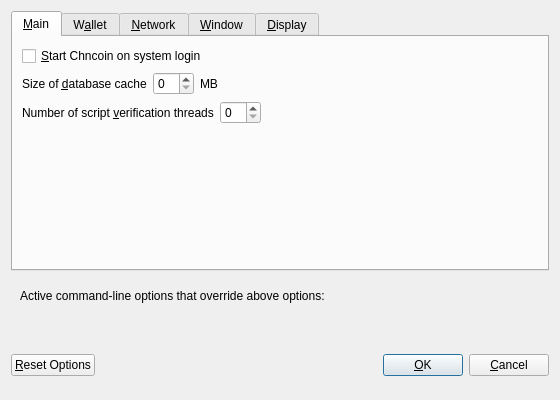
<?xml version="1.0" encoding="UTF-8"?>
<ui version="4.0">
 <class>OptionsDialog</class>
 <widget class="QDialog" name="OptionsDialog">
  <property name="geometry">
   <rect>
    <x>0</x>
    <y>0</y>
    <width>560</width>
    <height>400</height>
   </rect>
  </property>
  <property name="windowTitle">
   <string>Options</string>
  </property>
  <property name="modal">
   <bool>true</bool>
  </property>
  <layout class="QVBoxLayout" name="verticalLayout">
   <item>
    <widget class="QTabWidget" name="tabWidget">
     <property name="currentIndex">
      <number>0</number>
     </property>
     <widget class="QWidget" name="tabMain">
      <attribute name="title">
       <string>&amp;Main</string>
      </attribute>
      <layout class="QVBoxLayout" name="verticalLayout_Main">
       <item>
        <widget class="QCheckBox" name="chncoinAtStartup">
         <property name="toolTip">
          <string>Automatically start Chncoin after logging in to the system.</string>
         </property>
         <property name="text">
          <string>&amp;Start Chncoin on system login</string>
         </property>
        </widget>
       </item>
       <item>
        <layout class="QHBoxLayout" name="horizontalLayout_2_Main">
         <item>
          <widget class="QLabel" name="databaseCacheLabel">
           <property name="text">
            <string>Size of &amp;database cache</string>
           </property>
           <property name="textFormat">
            <enum>Qt::PlainText</enum>
           </property>
           <property name="buddy">
            <cstring>databaseCache</cstring>
           </property>
          </widget>
         </item>
         <item>
          <widget class="QSpinBox" name="databaseCache"/>
         </item>
         <item>
          <widget class="QLabel" name="databaseCacheUnitLabel">
           <property name="text">
            <string>MB</string>
           </property>
           <property name="textFormat">
            <enum>Qt::PlainText</enum>
           </property>
          </widget>
         </item>
         <item>
          <spacer name="horizontalSpacer_2_Main">
           <property name="orientation">
            <enum>Qt::Horizontal</enum>
           </property>
           <property name="sizeHint" stdset="0">
            <size>
             <width>40</width>
             <height>20</height>
            </size>
           </property>
          </spacer>
         </item>
        </layout>
       </item>
       <item>
        <layout class="QHBoxLayout" name="horizontalLayout_3_Main">
         <item>
          <widget class="QLabel" name="threadsScriptVerifLabel">
           <property name="text">
            <string>Number of script &amp;verification threads</string>
           </property>
           <property name="textFormat">
            <enum>Qt::PlainText</enum>
           </property>
           <property name="buddy">
            <cstring>threadsScriptVerif</cstring>
           </property>
          </widget>
         </item>
         <item>
          <widget class="QSpinBox" name="threadsScriptVerif">
           <property name="toolTip">
            <string>(0 = auto, &lt;0 = leave that many cores free)</string>
           </property>
          </widget>
         </item>
         <item>
          <spacer name="horizontalSpacer_3_Main">
           <property name="orientation">
            <enum>Qt::Horizontal</enum>
           </property>
           <property name="sizeHint" stdset="0">
            <size>
             <width>40</width>
             <height>20</height>
            </size>
           </property>
          </spacer>
         </item>
        </layout>
       </item>
       <item>
        <spacer name="verticalSpacer_Main">
         <property name="orientation">
          <enum>Qt::Vertical</enum>
         </property>
         <property name="sizeHint" stdset="0">
          <size>
           <width>20</width>
           <height>40</height>
          </size>
         </property>
        </spacer>
       </item>
      </layout>
     </widget>
     <widget class="QWidget" name="tabWallet">
      <attribute name="title">
       <string>W&amp;allet</string>
      </attribute>
      <layout class="QVBoxLayout" name="verticalLayout_Wallet">
       <item>
        <widget class="QGroupBox" name="groupBox">
         <property name="title">
          <string>Expert</string>
         </property>
         <layout class="QVBoxLayout" name="verticalLayout_2">
          <item>
           <widget class="QCheckBox" name="coinControlFeatures">
            <property name="toolTip">
             <string>Whether to show coin control features or not.</string>
            </property>
            <property name="text">
             <string>Enable coin &amp;control features</string>
            </property>
           </widget>
          </item>
          <item>
           <widget class="QCheckBox" name="spendZeroConfChange">
            <property name="toolTip">
             <string>If you disable the spending of unconfirmed change, the change from a transaction cannot be used until that transaction has at least one confirmation. This also affects how your balance is computed.</string>
            </property>
            <property name="text">
             <string>&amp;Spend unconfirmed change</string>
            </property>
           </widget>
          </item>
         </layout>
        </widget>
       </item>
       <item>
        <spacer name="verticalSpacer_Wallet">
         <property name="orientation">
          <enum>Qt::Vertical</enum>
         </property>
         <property name="sizeHint" stdset="0">
          <size>
           <width>20</width>
           <height>40</height>
          </size>
         </property>
        </spacer>
       </item>
      </layout>
     </widget>
     <widget class="QWidget" name="tabNetwork">
      <attribute name="title">
       <string>&amp;Network</string>
      </attribute>
      <layout class="QVBoxLayout" name="verticalLayout_Network">
       <item>
        <widget class="QCheckBox" name="mapPortUpnp">
         <property name="toolTip">
          <string>Automatically open the Chncoin client port on the router. This only works when your router supports UPnP and it is enabled.</string>
         </property>
         <property name="text">
          <string>Map port using &amp;UPnP</string>
         </property>
        </widget>
       </item>
       <item>
        <widget class="QCheckBox" name="allowIncoming">
         <property name="toolTip">
          <string>Accept connections from outside</string>
         </property>
         <property name="text">
          <string>Allow incoming connections</string>
         </property>
        </widget>
       </item>
       <item>
        <widget class="QCheckBox" name="connectSocks">
         <property name="toolTip">
          <string>Connect to the Chncoin network through a SOCKS5 proxy.</string>
         </property>
         <property name="text">
          <string>&amp;Connect through SOCKS5 proxy (default proxy):</string>
         </property>
        </widget>
       </item>
       <item>
        <layout class="QHBoxLayout" name="horizontalLayout_1_Network">
         <item>
          <widget class="QLabel" name="proxyIpLabel">
           <property name="text">
            <string>Proxy &amp;IP:</string>
           </property>
           <property name="textFormat">
            <enum>Qt::PlainText</enum>
           </property>
           <property name="buddy">
            <cstring>proxyIp</cstring>
           </property>
          </widget>
         </item>
         <item>
          <widget class="QValidatedLineEdit" name="proxyIp">
           <property name="minimumSize">
            <size>
             <width>140</width>
             <height>0</height>
            </size>
           </property>
           <property name="maximumSize">
            <size>
             <width>140</width>
             <height>16777215</height>
            </size>
           </property>
           <property name="toolTip">
            <string>IP address of the proxy (e.g. IPv4: 127.0.0.1 / IPv6: ::1)</string>
           </property>
          </widget>
         </item>
         <item>
          <widget class="QLabel" name="proxyPortLabel">
           <property name="text">
            <string>&amp;Port:</string>
           </property>
           <property name="textFormat">
            <enum>Qt::PlainText</enum>
           </property>
           <property name="buddy">
            <cstring>proxyPort</cstring>
           </property>
          </widget>
         </item>
         <item>
          <widget class="QLineEdit" name="proxyPort">
           <property name="minimumSize">
            <size>
             <width>55</width>
             <height>0</height>
            </size>
           </property>
           <property name="maximumSize">
            <size>
             <width>55</width>
             <height>16777215</height>
            </size>
           </property>
           <property name="toolTip">
            <string>Port of the proxy (e.g. 9050)</string>
           </property>
          </widget>
         </item>
         <item>
          <spacer name="horizontalSpacer_1_Network">
           <property name="orientation">
            <enum>Qt::Horizontal</enum>
           </property>
           <property name="sizeHint" stdset="0">
            <size>
             <width>40</width>
             <height>20</height>
            </size>
           </property>
          </spacer>
         </item>
        </layout>
       </item>
       <item>
        <spacer name="verticalSpacer_Network">
         <property name="orientation">
          <enum>Qt::Vertical</enum>
         </property>
         <property name="sizeHint" stdset="0">
          <size>
           <width>20</width>
           <height>40</height>
          </size>
         </property>
        </spacer>
       </item>
      </layout>
     </widget>
     <widget class="QWidget" name="tabWindow">
      <attribute name="title">
       <string>&amp;Window</string>
      </attribute>
      <layout class="QVBoxLayout" name="verticalLayout_Window">
       <item>
        <widget class="QCheckBox" name="minimizeToTray">
         <property name="toolTip">
          <string>Show only a tray icon after minimizing the window.</string>
         </property>
         <property name="text">
          <string>&amp;Minimize to the tray instead of the taskbar</string>
         </property>
        </widget>
       </item>
       <item>
        <widget class="QCheckBox" name="minimizeOnClose">
         <property name="toolTip">
          <string>Minimize instead of exit the application when the window is closed. When this option is enabled, the application will be closed only after selecting Quit in the menu.</string>
         </property>
         <property name="text">
          <string>M&amp;inimize on close</string>
         </property>
        </widget>
       </item>
       <item>
        <spacer name="verticalSpacer_Window">
         <property name="orientation">
          <enum>Qt::Vertical</enum>
         </property>
         <property name="sizeHint" stdset="0">
          <size>
           <width>20</width>
           <height>40</height>
          </size>
         </property>
        </spacer>
       </item>
      </layout>
     </widget>
     <widget class="QWidget" name="tabDisplay">
      <attribute name="title">
       <string>&amp;Display</string>
      </attribute>
      <layout class="QVBoxLayout" name="verticalLayout_Display">
       <item>
        <layout class="QHBoxLayout" name="horizontalLayout_1_Display">
         <item>
          <widget class="QLabel" name="langLabel">
           <property name="text">
            <string>User Interface &amp;language:</string>
           </property>
           <property name="textFormat">
            <enum>Qt::PlainText</enum>
           </property>
           <property name="buddy">
            <cstring>lang</cstring>
           </property>
          </widget>
         </item>
         <item>
          <widget class="QValueComboBox" name="lang">
           <property name="toolTip">
            <string>The user interface language can be set here. This setting will take effect after restarting Chncoin.</string>
           </property>
          </widget>
         </item>
        </layout>
       </item>
       <item>
        <layout class="QHBoxLayout" name="horizontalLayout_2_Display">
         <item>
          <widget class="QLabel" name="unitLabel">
           <property name="text">
            <string>&amp;Unit to show amounts in:</string>
           </property>
           <property name="textFormat">
            <enum>Qt::PlainText</enum>
           </property>
           <property name="buddy">
            <cstring>unit</cstring>
           </property>
          </widget>
         </item>
         <item>
          <widget class="QValueComboBox" name="unit">
           <property name="toolTip">
            <string>Choose the default subdivision unit to show in the interface and when sending coins.</string>
           </property>
          </widget>
         </item>
        </layout>
       </item>
       <item>
        <layout class="QHBoxLayout" name="horizontalLayout_3_Display">
         <item>
          <widget class="QLabel" name="thirdPartyTxUrlsLabel">
           <property name="toolTip">
            <string>Third party URLs (e.g. a block explorer) that appear in the transactions tab as context menu items. %s in the URL is replaced by transaction hash. Multiple URLs are separated by vertical bar |.</string>
           </property>
           <property name="text">
            <string>Third party transaction URLs</string>
           </property>
           <property name="buddy">
            <cstring>thirdPartyTxUrls</cstring>
           </property>
          </widget>
         </item>
         <item>
          <widget class="QLineEdit" name="thirdPartyTxUrls">
           <property name="toolTip">
            <string>Third party URLs (e.g. a block explorer) that appear in the transactions tab as context menu items. %s in the URL is replaced by transaction hash. Multiple URLs are separated by vertical bar |.</string>
           </property>
          </widget>
         </item>
        </layout>
       </item>
       <item>
        <spacer name="verticalSpacer_Display">
         <property name="orientation">
          <enum>Qt::Vertical</enum>
         </property>
         <property name="sizeHint" stdset="0">
          <size>
           <width>20</width>
           <height>40</height>
          </size>
         </property>
        </spacer>
       </item>
      </layout>
     </widget>
    </widget>
   </item>
   <item>
    <widget class="QFrame" name="frame">
     <layout class="QVBoxLayout" name="verticalLayout_Bottom">
      <item>
       <layout class="QHBoxLayout" name="horizontalLayout_Bottom">
        <item>
         <widget class="QLabel" name="overriddenByCommandLineInfoLabel">
          <property name="text">
           <string>Active command-line options that override above options:</string>
          </property>
          <property name="textFormat">
           <enum>Qt::PlainText</enum>
          </property>
         </widget>
        </item>
        <item>
         <spacer name="horizontalSpacer_Bottom">
          <property name="orientation">
           <enum>Qt::Horizontal</enum>
          </property>
          <property name="sizeHint" stdset="0">
           <size>
            <width>40</width>
            <height>20</height>
           </size>
          </property>
         </spacer>
        </item>
       </layout>
      </item>
      <item>
       <widget class="QLabel" name="overriddenByCommandLineLabel">
        <property name="text">
         <string/>
        </property>
        <property name="textFormat">
         <enum>Qt::PlainText</enum>
        </property>
        <property name="wordWrap">
         <bool>true</bool>
        </property>
       </widget>
      </item>
     </layout>
    </widget>
   </item>
   <item>
    <layout class="QHBoxLayout" name="horizontalLayout_Buttons">
     <item>
      <widget class="QPushButton" name="resetButton">
       <property name="toolTip">
        <string>Reset all client options to default.</string>
       </property>
       <property name="text">
        <string>&amp;Reset Options</string>
       </property>
       <property name="autoDefault">
        <bool>false</bool>
       </property>
      </widget>
     </item>
     <item>
      <spacer name="horizontalSpacer_1">
       <property name="orientation">
        <enum>Qt::Horizontal</enum>
       </property>
       <property name="sizeHint" stdset="0">
        <size>
         <width>40</width>
         <height>48</height>
        </size>
       </property>
      </spacer>
     </item>
     <item>
      <widget class="QLabel" name="statusLabel">
       <property name="minimumSize">
        <size>
         <width>200</width>
         <height>0</height>
        </size>
       </property>
       <property name="font">
        <font>
         <weight>75</weight>
         <bold>true</bold>
        </font>
       </property>
       <property name="text">
        <string/>
       </property>
       <property name="textFormat">
        <enum>Qt::PlainText</enum>
       </property>
       <property name="wordWrap">
        <bool>true</bool>
       </property>
      </widget>
     </item>
     <item>
      <spacer name="horizontalSpacer_2">
       <property name="orientation">
        <enum>Qt::Horizontal</enum>
       </property>
       <property name="sizeHint" stdset="0">
        <size>
         <width>40</width>
         <height>48</height>
        </size>
       </property>
      </spacer>
     </item>
     <item>
      <widget class="QPushButton" name="okButton">
       <property name="text">
        <string>&amp;OK</string>
       </property>
       <property name="autoDefault">
        <bool>false</bool>
       </property>
       <property name="default">
        <bool>true</bool>
       </property>
      </widget>
     </item>
     <item>
      <widget class="QPushButton" name="cancelButton">
       <property name="text">
        <string>&amp;Cancel</string>
       </property>
       <property name="autoDefault">
        <bool>false</bool>
       </property>
      </widget>
     </item>
    </layout>
   </item>
  </layout>
 </widget>
 <customwidgets>
  <customwidget>
   <class>QValidatedLineEdit</class>
   <extends>QLineEdit</extends>
   <header>qvalidatedlineedit.h</header>
  </customwidget>
  <customwidget>
   <class>QValueComboBox</class>
   <extends>QComboBox</extends>
   <header>qvaluecombobox.h</header>
  </customwidget>
 </customwidgets>
 <resources/>
 <connections/>
</ui>
